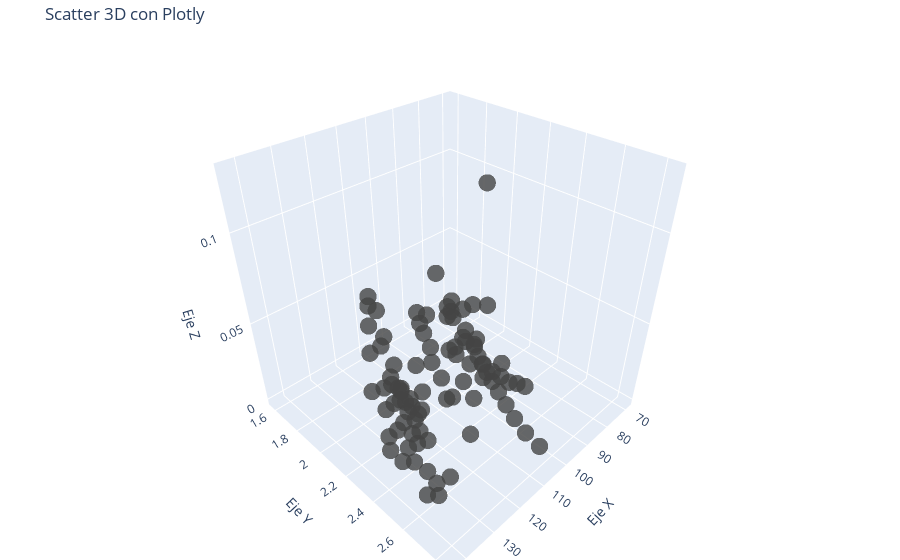

The cell this chart's notebook holds for it:
### Code cell
import plotly.graph_objects as go
# Crear figura 3D
fig = go.Figure(data=[go.Scatter3d(
    x=input_PI[:, 0].ravel().ravel() ,
    y=input_PI[:, 1].ravel().ravel() ,
    z=output_PI.ravel() ,
    mode='markers',
    marker=dict(
        size=6,
        color=Y,           # color según el valor de z
        colorscale='Viridis',
        opacity=0.8
    )
)])

# Configurar diseño
fig.update_layout(
    title='Scatter 3D con Plotly',
    scene=dict(
        xaxis_title='Eje X',
        yaxis_title='Eje Y',
        zaxis_title='Eje Z'
    ),
    margin=dict(l=0, r=0, b=0, t=40)
)

# Mostrar figura
fig.show()
